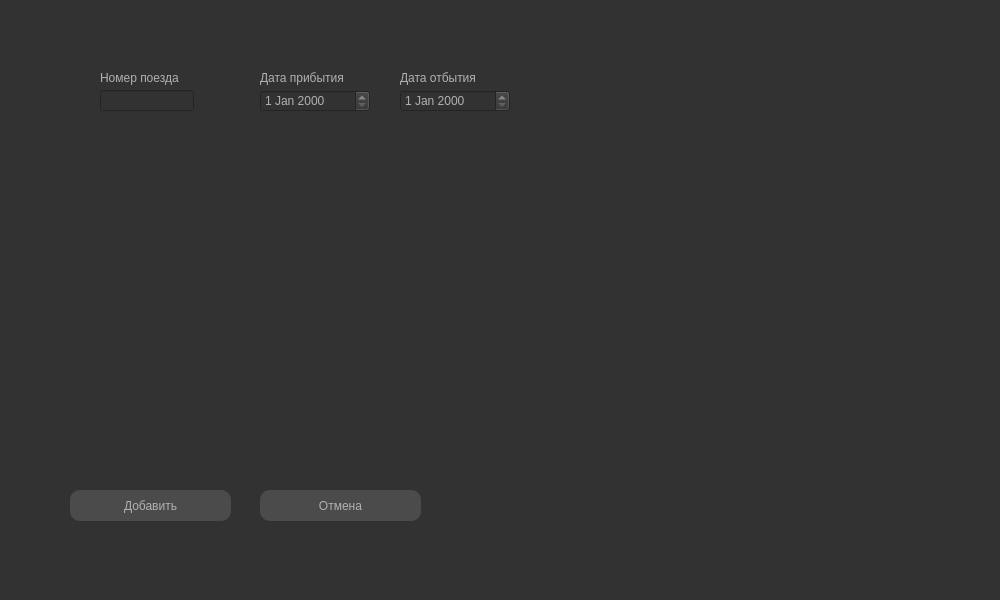
<?xml version="1.0" encoding="UTF-8"?>
<ui version="4.0">
 <class>MainWindow</class>
 <widget class="QMainWindow" name="MainWindow">
  <property name="geometry">
   <rect>
    <x>0</x>
    <y>0</y>
    <width>1000</width>
    <height>600</height>
   </rect>
  </property>
  <property name="windowTitle">
   <string>Менеджер поездов</string>
  </property>
  <property name="styleSheet">
   <string notr="true">font: 12pt &quot;Times New Roman&quot;;
background-color: rgb(50, 50, 50);
color: #b1b1b1;
</string>
  </property>
  <widget class="QWidget" name="centralwidget">
   <widget class="QLabel" name="label">
    <property name="geometry">
     <rect>
      <x>100</x>
      <y>70</y>
      <width>111</width>
      <height>16</height>
     </rect>
    </property>
    <property name="text">
     <string>Номер поезда</string>
    </property>
   </widget>
   <widget class="QLabel" name="label_2">
    <property name="geometry">
     <rect>
      <x>260</x>
      <y>70</y>
      <width>111</width>
      <height>16</height>
     </rect>
    </property>
    <property name="text">
     <string>Дата прибытия</string>
    </property>
   </widget>
   <widget class="QLabel" name="label_3">
    <property name="geometry">
     <rect>
      <x>400</x>
      <y>70</y>
      <width>111</width>
      <height>16</height>
     </rect>
    </property>
    <property name="text">
     <string>Дата отбытия</string>
    </property>
   </widget>
   <widget class="QDateEdit" name="dateIn">
    <property name="geometry">
     <rect>
      <x>260</x>
      <y>90</y>
      <width>110</width>
      <height>22</height>
     </rect>
    </property>
   </widget>
   <widget class="QDateEdit" name="dateOut">
    <property name="geometry">
     <rect>
      <x>400</x>
      <y>90</y>
      <width>110</width>
      <height>22</height>
     </rect>
    </property>
   </widget>
   <widget class="QLineEdit" name="trainName">
    <property name="geometry">
     <rect>
      <x>100</x>
      <y>90</y>
      <width>94</width>
      <height>21</height>
     </rect>
    </property>
   </widget>
   <widget class="QPushButton" name="btnCancel">
    <property name="geometry">
     <rect>
      <x>260</x>
      <y>490</y>
      <width>161</width>
      <height>31</height>
     </rect>
    </property>
    <property name="styleSheet">
     <string notr="true">QPushButton{
	background-color: rgb(75, 75, 75);
	border-radius: 10px;
}
QPushButton:hover {
     background-color: rgb(80,80, 80);
}
QPushButton:pressed {
    background-color: rgb(120,120,120);
}
</string>
    </property>
    <property name="text">
     <string>Отмена</string>
    </property>
   </widget>
   <widget class="QPushButton" name="btnAdd">
    <property name="geometry">
     <rect>
      <x>70</x>
      <y>490</y>
      <width>161</width>
      <height>31</height>
     </rect>
    </property>
    <property name="styleSheet">
     <string notr="true">QPushButton{
	background-color: rgb(75, 75, 75);
	border-radius: 10px;
}
QPushButton:hover {
     background-color: rgb(80,80, 80);
}
QPushButton:pressed {
    background-color: rgb(120,120,120);
}
</string>
    </property>
    <property name="text">
     <string>Добавить</string>
    </property>
   </widget>
  </widget>
  <widget class="QStatusBar" name="statusbar"/>
 </widget>
 <resources/>
 <connections/>
</ui>
